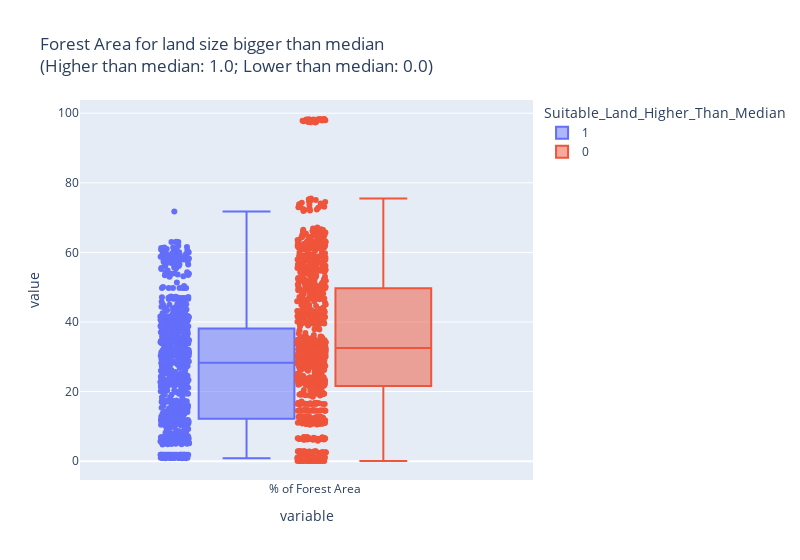

Notebook code cell kept with this figure:
### Code cell
fig_box = px.box(last_df,                                           # Specify data frame
                 y=['% of Forest Area'],                       # Select posrecip and negrecip variables
                 points="all",                                     # Include all observations as data points
                 color = 'Suitable_Land_Higher_Than_Median',                                # Color (and group by) column "Cluster"
                 labels = {"Cluster": "Altruism"},                 # Rename "Cluster" as "Altruism" in our legend
                 title = """Forest Area for land size bigger than median 
                 <br>(Higher than median: 1.0; Lower than median: 0.0)""")       # Always add a title!
fig_box.update_layout(autosize=False, width = 800)                # Specify width (by default, full notebook cell)
fig_box

### Figure 1 — Plotly figure (JSON) as saved in the notebook; plotly's stock layout.template omitted (floating-point values rounded to 4 significant figures; data arrays with more than 128 entries replaced by an {"elided": "..."} marker saying what was removed)
{"data": [{"alignmentgroup": "True", "boxpoints": "all", "hovertemplate": "Suitable_Land_Higher_Than_Median=1<br>variable=%{x}<br>value=%{y}<extra></extra>", "legendgroup": "1", "marker": {"color": "#636efa"}, "name": "1", "notched": false, "offsetgroup": "1", "orientation": "v", "showlegend": true, "type": "box", "x": {"elided": "869 str values"}, "x0": " ", "xaxis": "x", "y": {"elided": "869 float values"}, "y0": " ", "yaxis": "y"}, {"alignmentgroup": "True", "boxpoints": "all", "hovertemplate": "Suitable_Land_Higher_Than_Median=0<br>variable=%{x}<br>value=%{y}<extra></extra>", "legendgroup": "0", "marker": {"color": "#EF553B"}, "name": "0", "notched": false, "offsetgroup": "0", "orientation": "v", "showlegend": true, "type": "box", "x": {"elided": "1023 str values"}, "x0": " ", "xaxis": "x", "y": {"elided": "1023 float values"}, "y0": " ", "yaxis": "y"}], "layout": {"autosize": false, "boxmode": "group", "legend": {"title": {"text": "Suitable_Land_Higher_Than_Median"}, "tracegroupgap": 0}, "title": {"text": "Forest Area for land size bigger than median \n                 <br>(Higher than median: 1.0; Lower than median: 0.0)"}, "width": 800, "xaxis": {"anchor": "y", "domain": [0, 1], "title": {"text": "variable"}}, "yaxis": {"anchor": "x", "domain": [0, 1], "title": {"text": "value"}}}}
